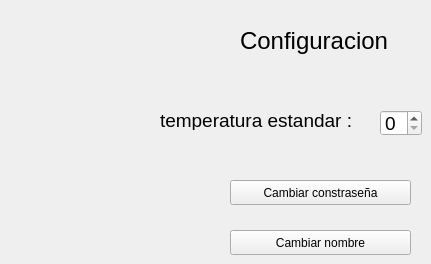
    <widget class="QWidget" name="Configuracion_tab">
     <attribute name="title">
      <string>CONFIGURACION</string>
     </attribute>
     <widget class="QLabel" name="Conf_l">
      <property name="geometry">
       <rect>
        <x>240</x>
        <y>20</y>
        <width>171</width>
        <height>41</height>
       </rect>
      </property>
      <property name="font">
       <font>
        <pointsize>18</pointsize>
       </font>
      </property>
      <property name="text">
       <string>Configuracion</string>
      </property>
     </widget>
     <widget class="QPushButton" name="change_name_pb">
      <property name="geometry">
       <rect>
        <x>230</x>
        <y>230</y>
        <width>181</width>
        <height>25</height>
       </rect>
      </property>
      <property name="text">
       <string>Cambiar nombre</string>
      </property>
     </widget>
     <widget class="QLabel" name="temp_standard_l">
      <property name="geometry">
       <rect>
        <x>160</x>
        <y>110</y>
        <width>201</width>
        <height>20</height>
       </rect>
      </property>
      <property name="font">
       <font>
        <pointsize>14</pointsize>
       </font>
      </property>
      <property name="text">
       <string>temperatura estandar :</string>
      </property>
     </widget>
     <widget class="QSpinBox" name="Temp_sb">
      <property name="geometry">
       <rect>
        <x>380</x>
        <y>110</y>
        <width>42</width>
        <height>26</height>
       </rect>
      </property>
      <property name="font">
       <font>
        <pointsize>14</pointsize>
       </font>
      </property>
     </widget>
     <widget class="QPushButton" name="change_pass_pb">
      <property name="geometry">
       <rect>
        <x>230</x>
        <y>180</y>
        <width>181</width>
        <height>25</height>
       </rect>
      </property>
      <property name="text">
       <string>Cambiar constraseña</string>
      </property>
     </widget>
    </widget>
